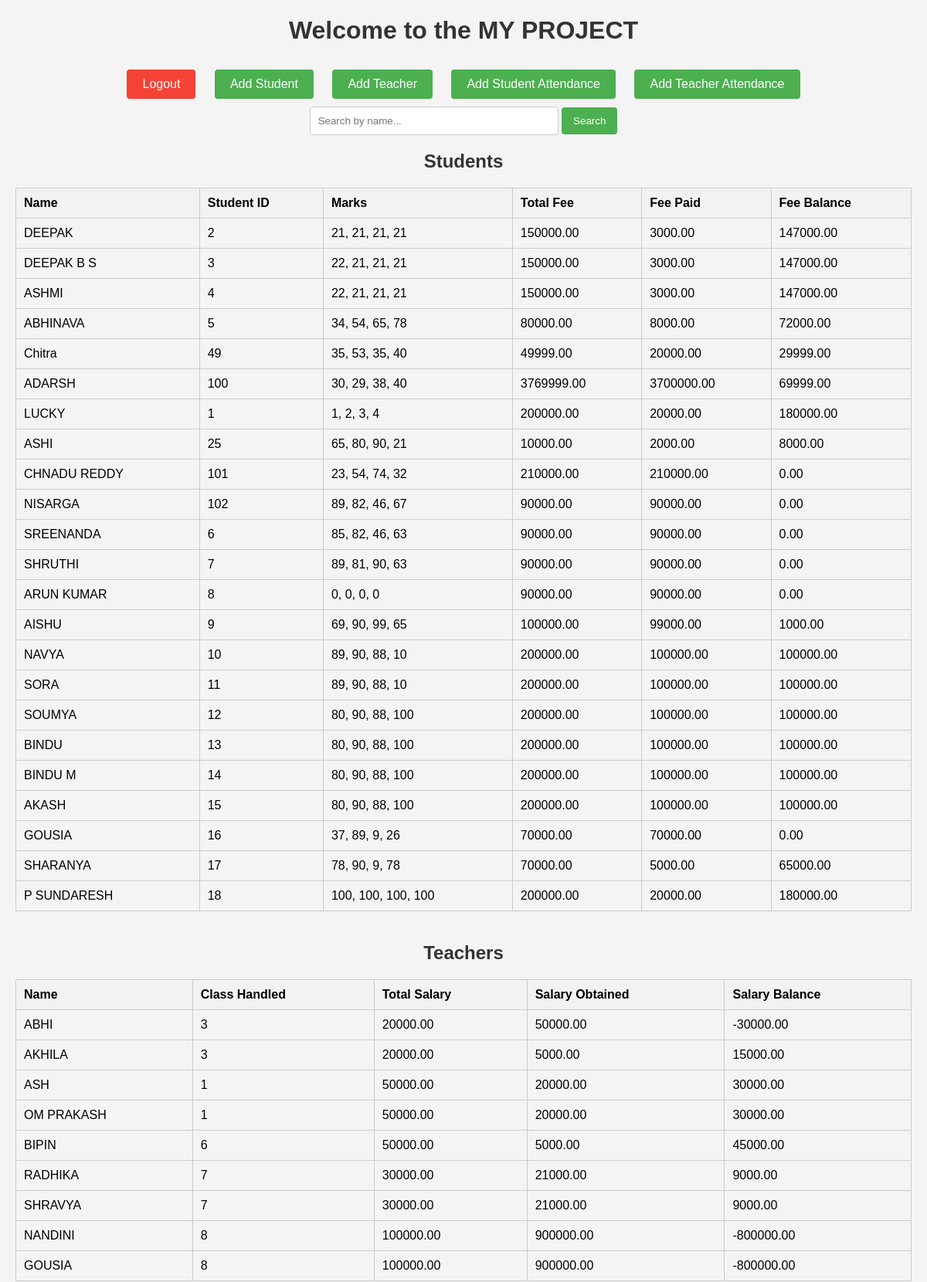
The page /dashboard/ (signed in, upper part) on the database its author committed.
### records/models.py (models this page shows, shortened)
class Student(models.Model):
    name = models.CharField(max_length=100)
    student_id = models.CharField(max_length=20, unique=True)
    subject1 = models.IntegerField()
    subject2 = models.IntegerField()
    subject3 = models.IntegerField()
    subject4 = models.IntegerField()
    total_fee = models.DecimalField(max_digits=10, decimal_places=2)
    fee_paid = models.DecimalField(max_digits=10, decimal_places=2)

class Teacher(models.Model):
    name = models.CharField(max_length=100)
    dob = models.DateField()
    class_handled = models.CharField(max_length=50)
    total_salary = models.DecimalField(max_digits=10, decimal_places=2)
    salary_obtained = models.DecimalField(max_digits=10, decimal_places=2)

### records/views.py (the view)
# urls.py: path('dashboard/', views.dashboard, name='dashboard'),
@login_required
def dashboard(request):
    students = Student.objects.all()
    teachers = Teacher.objects.all()
    student_data = [{'student': s, 'fee_balance': s.total_fee - s.fee_paid} for s in students]
    teacher_data = [{'teacher': t, 'salary_balance': t.total_salary - t.salary_obtained} for t in teachers]
    student_attendance = StudentAttendance.objects.all().order_by('-date')[:10]
    teacher_attendance = TeacherAttendance.objects.all().order_by('-date')[:10]
    return render(request, 'dashboard.html', {
        'student_data': student_data,
        'teacher_data': teacher_data,
        'student_attendance': student_attendance,
        'teacher_attendance': teacher_attendance,
    })

### records/templates/dashboard.html (shortened to what this page needs)
<!DOCTYPE html>
<html lang="en">
<head>
</head>
<body>
    <h1>Welcome to the MY PROJECT</h1>
    <div style="text-align: center;">
        <a href="{% url 'logout' %}" class="button logout">Logout</a>
        <a href="{% url 'add_student' %}" class="button">Add Student</a>
        <a href="{% url 'add_teacher' %}" class="button">Add Teacher</a>
        <a href="{% url 'add_student_attendance' %}" class="button">Add Student Attendance</a>
        <a href="{% url 'add_teacher_attendance' %}" class="button">Add Teacher Attendance</a>
    </div>
    <form method="GET" action="{% url 'search' %}">
        <input type="text" name="q" placeholder="Search by name..." required>
        <button type="submit">Search</button>
    </form>
    <h2>Students</h2>
<table>
    <tr>
        <th>Name</th>
        <th>Student ID</th>
        <th>Marks</th>
        <th>Total Fee</th>
        <th>Fee Paid</th>
        <th>Fee Balance</th>
    </tr>
    {% for student in student_data %}
    <tr>
        <td>{{ student.student.name }}</td>
        <td>{{ student.student.student_id }}</td>
        <td>
            {{ student.student.subject1 }},
            {{ student.student.subject2 }},
            {{ student.student.subject3 }},
            {{ student.student.subject4 }}
        </td>
        <td>{{ student.student.total_fee }}</td>
        <td>{{ student.student.fee_paid }}</td>
        <td>{{ student.fee_balance }}</td>
    </tr>
    {% endfor %}
</table>
    <h2>Teachers</h2>
    <table>
        <tr>
            <th>Name</th>
            <th>Class Handled</th>
            <th>Total Salary</th>
            <th>Salary Obtained</th>
            <th>Salary Balance</th>
        </tr>
        {% for entry in teacher_data %}
        <tr>
            <td>{{ entry.teacher.name }}</td>
            <td>{{ entry.teacher.class_handled }}</td>
            <td>{{ entry.teacher.total_salary }}</td>
            <td>{{ entry.teacher.salary_obtained }}</td>
            <td>{{ entry.salary_balance }}</td>
        </tr>
        {% empty %}
        <tr><td colspan="5">No teacher data available.</td></tr>
        {% endfor %}
    </table>
</body>
</html>

### records/templates/dashboard.html (style rules this page uses)
body { font-family: Arial, sans-serif; margin: 20px; background-color: #f4f4f4; }
h1, h2 { color: #333; text-align: center; }
table { width: 100%; border-collapse: collapse; margin-bottom: 40px; }
th, td { border: 1px solid #ccc; padding: 10px; text-align: left; }
th { background-color: #f2f2f2; }
a.button { display: inline-block; padding: 10px 20px; margin: 10px; background-color: #4CAF50; color: white; text-decoration: none; border-radius: 4px; text-align: center; }
a.logout { background-color: #f44336; }
form { text-align: center; margin-bottom: 20px; }
form input[type="text"] { padding: 10px; width: 300px; border-radius: 4px; border: 1px solid #ccc; }
form button { padding: 10px 15px; background-color: #4CAF50; color: white; border: none; border-radius: 4px; cursor: pointer; }

### rows shown on the page
Student: student.name "DEEPAK", student.student_id "2", student.subject1 "21", student.subject2 "21", student.subject3 "21", student.subject4 "21", student.total_fee "150000.00", student.fee_paid "3000.00", fee_balance "147000.00"
Student: student.name "DEEPAK B S", student.student_id "3", student.subject1 "22", student.subject2 "21", student.subject3 "21", student.subject4 "21", student.total_fee "150000.00", student.fee_paid "3000.00", fee_balance "147000.00"
Student: student.name "ASHMI", student.student_id "4", student.subject1 "22", student.subject2 "21", student.subject3 "21", student.subject4 "21", student.total_fee "150000.00", student.fee_paid "3000.00", fee_balance "147000.00"
Student: student.name "ABHINAVA", student.student_id "5", student.subject1 "34", student.subject2 "54", student.subject3 "65", student.subject4 "78", student.total_fee "80000.00", student.fee_paid "8000.00", fee_balance "72000.00"
Student: student.name "Chitra", student.student_id "49", student.subject1 "35", student.subject2 "53", student.subject3 "35", student.subject4 "40", student.total_fee "49999.00", student.fee_paid "20000.00", fee_balance "29999.00"
Student: student.name "ADARSH", student.student_id "100", student.subject1 "30", student.subject2 "29", student.subject3 "38", student.subject4 "40", student.total_fee "3769999.00", student.fee_paid "3700000.00", fee_balance "69999.00"
Student: student.name "LUCKY", student.student_id "1", student.subject1 "1", student.subject2 "2", student.subject3 "3", student.subject4 "4", student.total_fee "200000.00", student.fee_paid "20000.00", fee_balance "180000.00"
Student: student.name "ASHI", student.student_id "25", student.subject1 "65", student.subject2 "80", student.subject3 "90", student.subject4 "21", student.total_fee "10000.00", student.fee_paid "2000.00", fee_balance "8000.00"
Student: student.name "CHNADU REDDY", student.student_id "101", student.subject1 "23", student.subject2 "54", student.subject3 "74", student.subject4 "32", student.total_fee "210000.00", student.fee_paid "210000.00", fee_balance "0.00"
Student: student.name "NISARGA", student.student_id "102", student.subject1 "89", student.subject2 "82", student.subject3 "46", student.subject4 "67", student.total_fee "90000.00", student.fee_paid "90000.00", fee_balance "0.00"
Student: student.name "SREENANDA", student.student_id "6", student.subject1 "85", student.subject2 "82", student.subject3 "46", student.subject4 "63", student.total_fee "90000.00", student.fee_paid "90000.00", fee_balance "0.00"
Student: student.name "SHRUTHI", student.student_id "7", student.subject1 "89", student.subject2 "81", student.subject3 "90", student.subject4 "63", student.total_fee "90000.00", student.fee_paid "90000.00", fee_balance "0.00"
Student: student.name "ARUN KUMAR", student.student_id "8", student.subject1 "0", student.subject2 "0", student.subject3 "0", student.subject4 "0", student.total_fee "90000.00", student.fee_paid "90000.00", fee_balance "0.00"
Student: student.name "AISHU", student.student_id "9", student.subject1 "69", student.subject2 "90", student.subject3 "99", student.subject4 "65", student.total_fee "100000.00", student.fee_paid "99000.00", fee_balance "1000.00"
Student: student.name "NAVYA", student.student_id "10", student.subject1 "89", student.subject2 "90", student.subject3 "88", student.subject4 "10", student.total_fee "200000.00", student.fee_paid "100000.00", fee_balance "100000.00"
Student: student.name "SORA", student.student_id "11", student.subject1 "89", student.subject2 "90", student.subject3 "88", student.subject4 "10", student.total_fee "200000.00", student.fee_paid "100000.00", fee_balance "100000.00"
Student: student.name "SOUMYA", student.student_id "12", student.subject1 "80", student.subject2 "90", student.subject3 "88", student.subject4 "100", student.total_fee "200000.00", student.fee_paid "100000.00", fee_balance "100000.00"
Student: student.name "BINDU", student.student_id "13", student.subject1 "80", student.subject2 "90", student.subject3 "88", student.subject4 "100", student.total_fee "200000.00", student.fee_paid "100000.00", fee_balance "100000.00"
Student: student.name "BINDU M", student.student_id "14", student.subject1 "80", student.subject2 "90", student.subject3 "88", student.subject4 "100", student.total_fee "200000.00", student.fee_paid "100000.00", fee_balance "100000.00"
Student: student.name "AKASH", student.student_id "15", student.subject1 "80", student.subject2 "90", student.subject3 "88", student.subject4 "100", student.total_fee "200000.00", student.fee_paid "100000.00", fee_balance "100000.00"
Student: student.name "GOUSIA", student.student_id "16", student.subject1 "37", student.subject2 "89", student.subject3 "9", student.subject4 "26", student.total_fee "70000.00", student.fee_paid "70000.00", fee_balance "0.00"
Student: student.name "SHARANYA", student.student_id "17", student.subject1 "78", student.subject2 "90", student.subject3 "9", student.subject4 "78", student.total_fee "70000.00", student.fee_paid "5000.00", fee_balance "65000.00"
Student: student.name "P SUNDARESH", student.student_id "18", student.subject1 "100", student.subject2 "100", student.subject3 "100", student.subject4 "100", student.total_fee "200000.00", student.fee_paid "20000.00", fee_balance "180000.00"
Teacher: teacher.name "ABHI", teacher.class_handled "3", teacher.total_salary "20000.00", teacher.salary_obtained "50000.00", salary_balance "-30000.00"
Teacher: teacher.name "AKHILA", teacher.class_handled "3", teacher.total_salary "20000.00", teacher.salary_obtained "5000.00", salary_balance "15000.00"
Teacher: teacher.name "ASH", teacher.class_handled "1", teacher.total_salary "50000.00", teacher.salary_obtained "20000.00", salary_balance "30000.00"
Teacher: teacher.name "OM PRAKASH", teacher.class_handled "1", teacher.total_salary "50000.00", teacher.salary_obtained "20000.00", salary_balance "30000.00"
Teacher: teacher.name "BIPIN", teacher.class_handled "6", teacher.total_salary "50000.00", teacher.salary_obtained "5000.00", salary_balance "45000.00"
Teacher: teacher.name "RADHIKA", teacher.class_handled "7", teacher.total_salary "30000.00", teacher.salary_obtained "21000.00", salary_balance "9000.00"
Teacher: teacher.name "SHRAVYA", teacher.class_handled "7", teacher.total_salary "30000.00", teacher.salary_obtained "21000.00", salary_balance "9000.00"
Teacher: teacher.name "NANDINI", teacher.class_handled "8", teacher.total_salary "100000.00", teacher.salary_obtained "900000.00", salary_balance "-800000.00"
Teacher: teacher.name "GOUSIA", teacher.class_handled "8", teacher.total_salary "100000.00", teacher.salary_obtained "900000.00", salary_balance "-800000.00"
